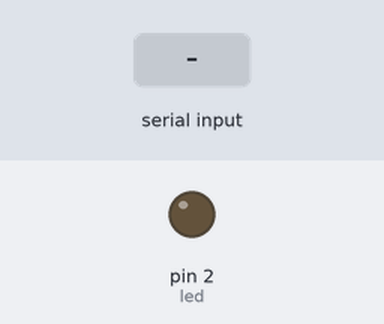
A sketch run on a simulated Arduino Uno, built with avr-gcc and run on an emulated ATmega328P. Parts: output pins drawn as LEDs (lit = HIGH). The test bench sets the inputs (shaded band).

Above: at 1.2 s.
1.3 s: "90,45\n" received over Serial
At 1.7 s:
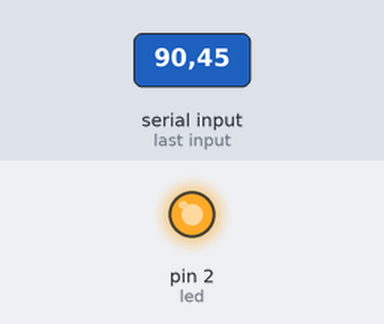
Timing chart, 0 to 4.3 s (numbered marks = the images above; inputs shaded):
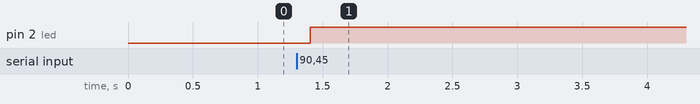

The sketch:

Programa_8_clase_ControlLED.ino
```cpp
int led=2;

void setup() {
  pinMode(led,OUTPUT);
  Serial.begin(9600);
  Serial.setTimeout(100);//ms por defecto son 1000
}

void loop() {
  if(Serial.available()>0){
    int v = Serial.readString().toInt();
    digitalWrite(led,v);
  }
  delay(10);
}
```

Measured:
- after the input at 1.3 s, pin 2 (led): LOW → HIGH after 0.11 s
